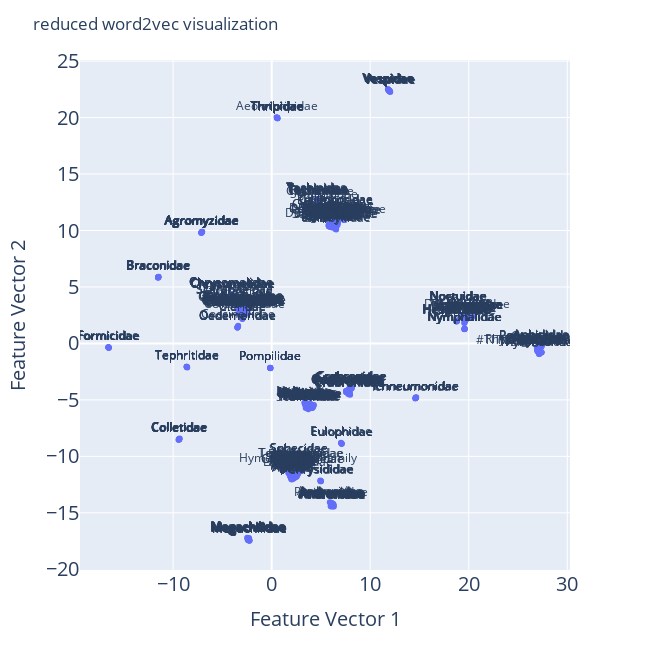

Notebook source saved alongside this figure:
### Code cell
import importlib, sys
importlib.reload(sys.modules['modul.visualisasiHelper'])
from modul.visualisasiHelper import embeddingPlot,plotly_graph

#6 #konversi node networkx ke RDF
# input : df_node, URL, data_acuan
URL = "http://pyRDF2Vec"
df_serangga = df_node[df_node['group']=="serangga"]
CUSTOM_KG = df_serangga_to_rdf(df_serangga, URL, data_acuan)

#7 #embedding
list_serangga=df_node[df_node['group']=="serangga"].taxon_id.to_list()
# list entity yang akan diembedd. serangga acuan urutan terakhir
list_of_entities = [ URL+"#"+taxon_id for taxon_id in list_serangga ]
list_of_entities.append(f"{URL}#SERANGGA_ACUAN")
transformer, embeddings, _ = rdf_KG_to_embeddings(CUSTOM_KG, list_of_entities)
# list_of_entities == transformer._entities # True # artinya sama dua2nya

# dictionary serangga
dictionary_serangga = df_to_dictionary_taxon(df_serangga)
# output
# embeddings, list_of_entities, dictionary_serangga



# visualisasi
# input
# embeddings, list_of_entities, dictionary_serangga
embeddingPlot(embeddings, list_of_entities, dictionary_serangga, 650, 650)

### Figure 1 — Plotly figure (JSON) as saved in the notebook; plotly's stock layout.template omitted (floating-point values rounded to 4 significant figures; data arrays with more than 128 entries replaced by an {"elided": "..."} marker saying what was removed)
{"data": [{"hovertemplate": "<b>%{hovertext}</b><br><br>feature-vector-1=%{x}<br>feature-vector-2=%{y}<br>text=%{text}<extra></extra>", "hovertext": {"elided": "504 str values"}, "legendgroup": "", "marker": {"color": "#636efa", "symbol": "circle"}, "mode": "markers+text", "name": "", "showlegend": false, "text": {"elided": "504 str values"}, "textposition": "top center", "type": "scatter", "x": {"elided": "504 float values"}, "xaxis": "x", "y": {"elided": "504 float values"}, "yaxis": "y"}], "layout": {"height": 650, "legend": {"tracegroupgap": 0}, "margin": {"t": 60}, "title": {"text": "reduced word2vec visualization"}, "width": 650, "xaxis": {"anchor": "y", "domain": [0, 1], "tickfont": {"size": 20}, "title": {"font": {"size": 20}, "text": "Feature Vector 1"}}, "yaxis": {"anchor": "x", "domain": [0, 1], "tickfont": {"size": 20}, "title": {"font": {"size": 20}, "text": "Feature Vector 2"}}}}
